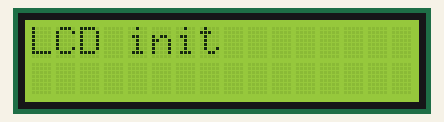
A sketch run on a simulated Arduino Uno, built with avr-gcc and run on an emulated ATmega328P. On the bench: 16×2 character LCD.

Above: at 0.1 s.
At 2.16 s:
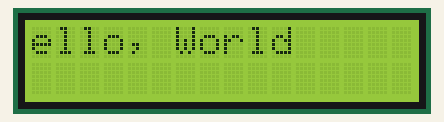
At 2.91 s:
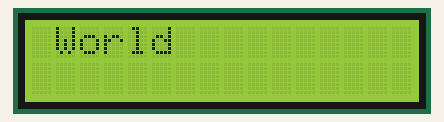
At 3.8 s:
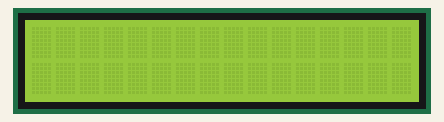
At 6.24 s:
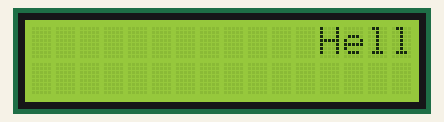
At 8.67 s:
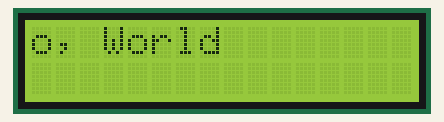

Measured:
- by itself, everything shown: repeats every 6.1 s, in 28 steps
- what the display in image 3 shows lasts 2.0 s, from 3.7 s to 5.7 s

The sketch:

Thinkercad.ino
```cpp
//풀업 저항은 I2C 신호선을 기본적으로 HIGH(1)로 유지해주는 역할
//I2C: 슬리브 장치(112개) 에 주소와 읽기/쓰기를 결정하는 비트

#include <Wire.h>    //I2C 통신을 위한 기본 라이브러리
#include <LiquidCrystal_I2C.h>    //I2C LDC 라이브러리

LiquidCrystal_I2C lcd(0x27, 16, 2);

void setup()
{
  lcd.init();  // I2C LDC 초기화
  lcd.backlight();  // 백라이트 켜기
  lcd.print("LCD init");
  delay(2000);
  lcd.clear();
}

void loop()
{
  lcd.setCursor(0, 0);
  lcd.print("Hello, World");

  for (int position = 0; position < 16; position++){
  	lcd.scrollDisplayLeft();
    delay(150);
  }
}
```
